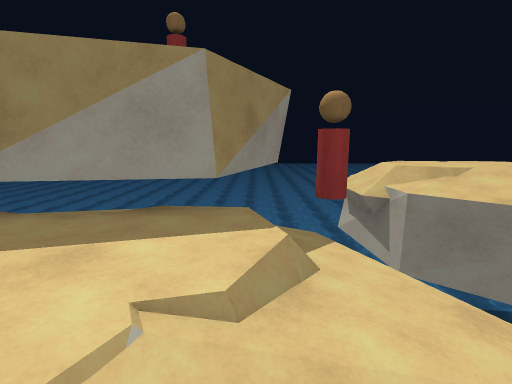
[1] (above)

12 first-person views from a walk through a 3-D level made in the Unity game engine. The camera is 1.4 m above the floor, tilts 10° down and sees 85° across. The floor is counted in squares, 1 m on a side. Each view is taken from the middle of a square. On the plan, view 1 faces up. The plan holds only what a view shows up to about 14 squares ahead; the rest is blank. The place goes on beyond the plan. Surface patterns are stand-ins for the level's own textures.

[2]
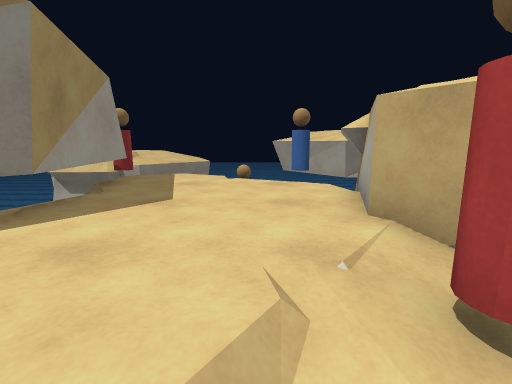

[3]
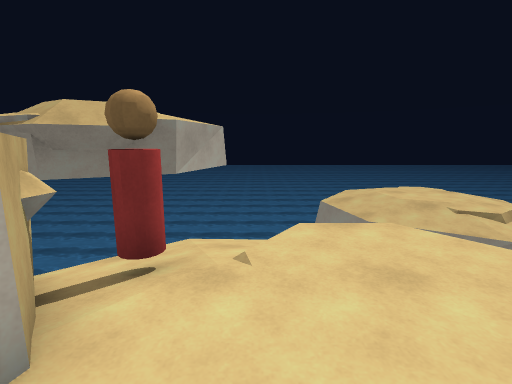

[4]
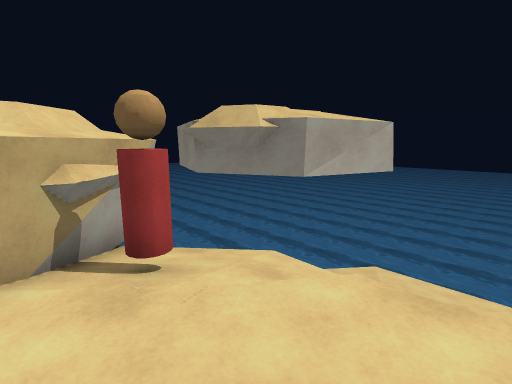

[5]
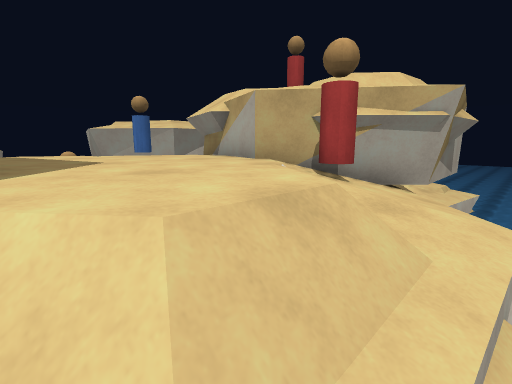

[6]
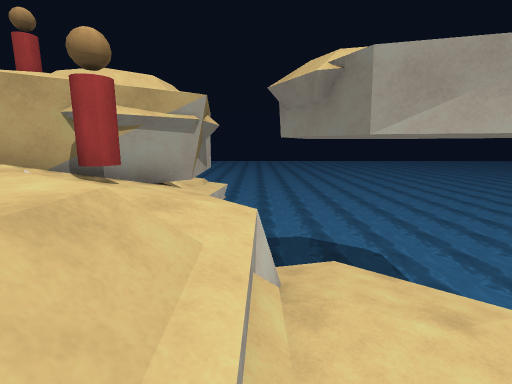

[7]
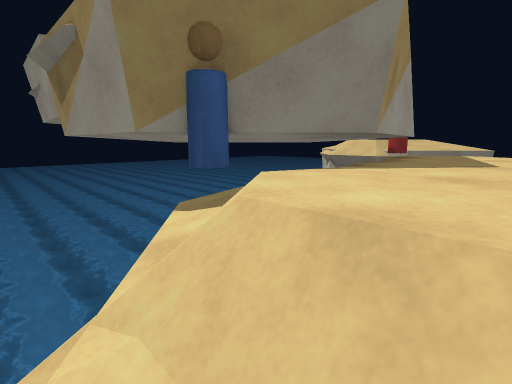

[8]
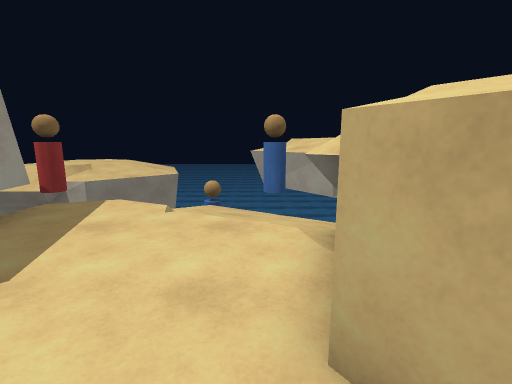

[9]
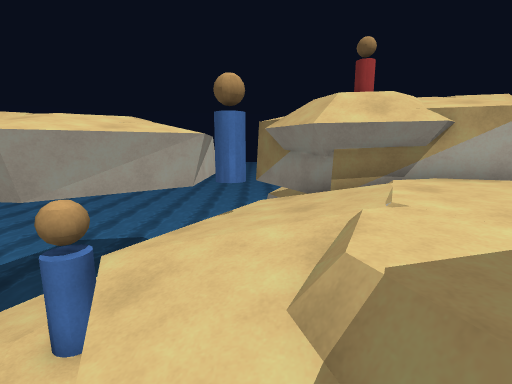

[10]
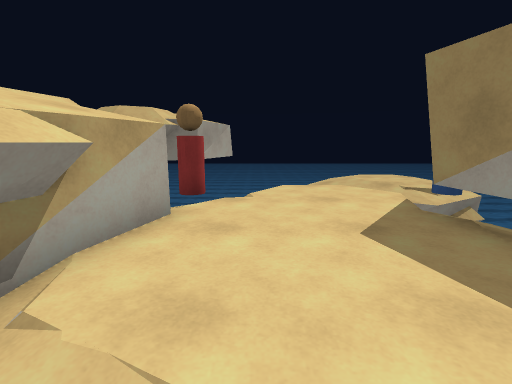

[11]
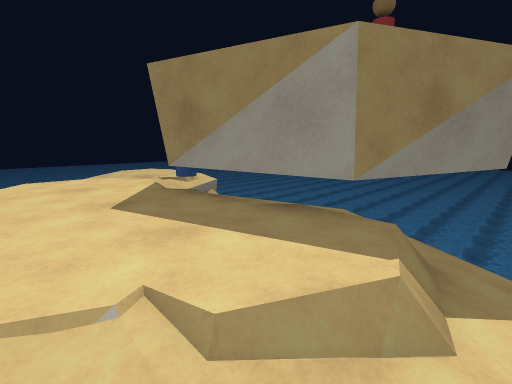

[12]
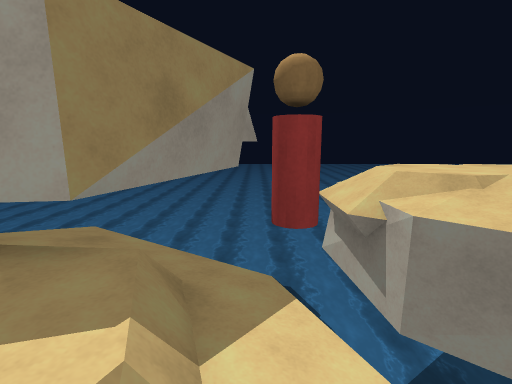

### Floor plan
Key: @ floor where view 1 was taken; # wall or solid block; x gap in a wall; . main floor; - floor 0.25 m lower than the main floor; _ floor 0.5 m lower than the main floor; / step, stairs or slope; ≈ water the walk keeps out of; ^ raised ledge; v drop or lower ground.
Columns run from 12 left of view 1 to 5 right of it. Each row starts with its distance up from view 1.
  8 ^^^  #      #v ^^^
  7 ^^^≈ #      #v ^^^
  6 ^^^  ##     #v ^^^
  5 ^^  ≈/##  ###_vv^^
  4 ^v ///.######_v v^
  3 v  //........__v v
  2 vvv//........-_vvv
  1 vvvv//......--_vvv
  0 vvvv_//.....@_x  ^
 -1 vvvv_-^^^^^^-_vv^^
 -2 ##v v##^^^^^#vv^^
 -3  #v v#     ^#vv^
 -4  ## v#      #vv^

Where each view was taken, in squares from view 1:
view 1: 0 up, 0 right, facing up
view 2: 1 up, 8 left, facing right
view 3: 1 up, 3 left, facing left
view 4: 3 up, 5 left, facing down-left
view 5: 4 up, 9 left, facing down-right
view 6: 4 up, 9 left, facing down
view 7: 2 up, 9 left, facing up-right
view 8: 0 up, 6 left, facing right
view 9: 5 up, 1 right, facing down
view 10: 1 up, 0 right, facing left
view 11: 1 up, 1 right, facing up-left
view 12: 2 up, 1 right, facing up
